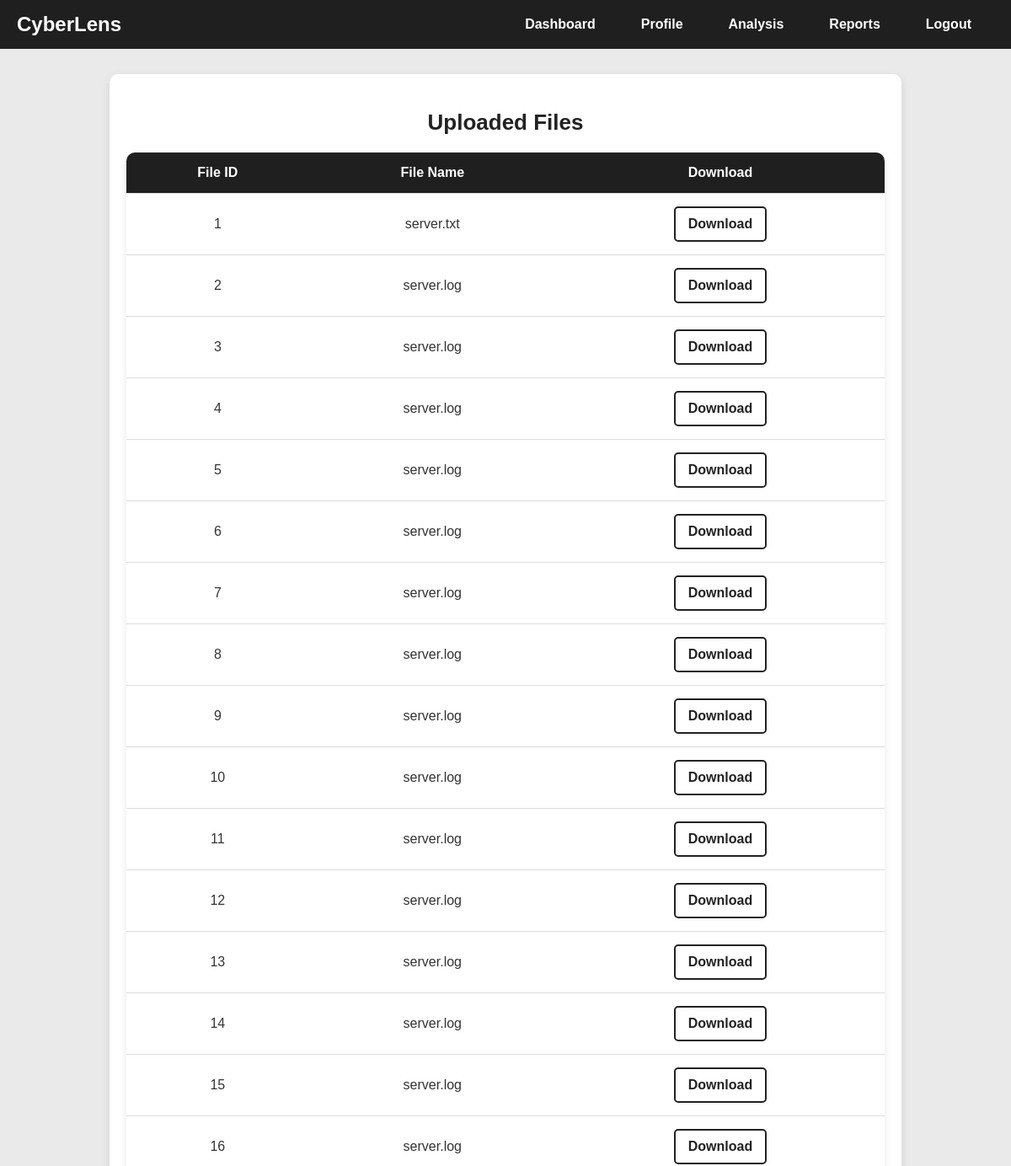
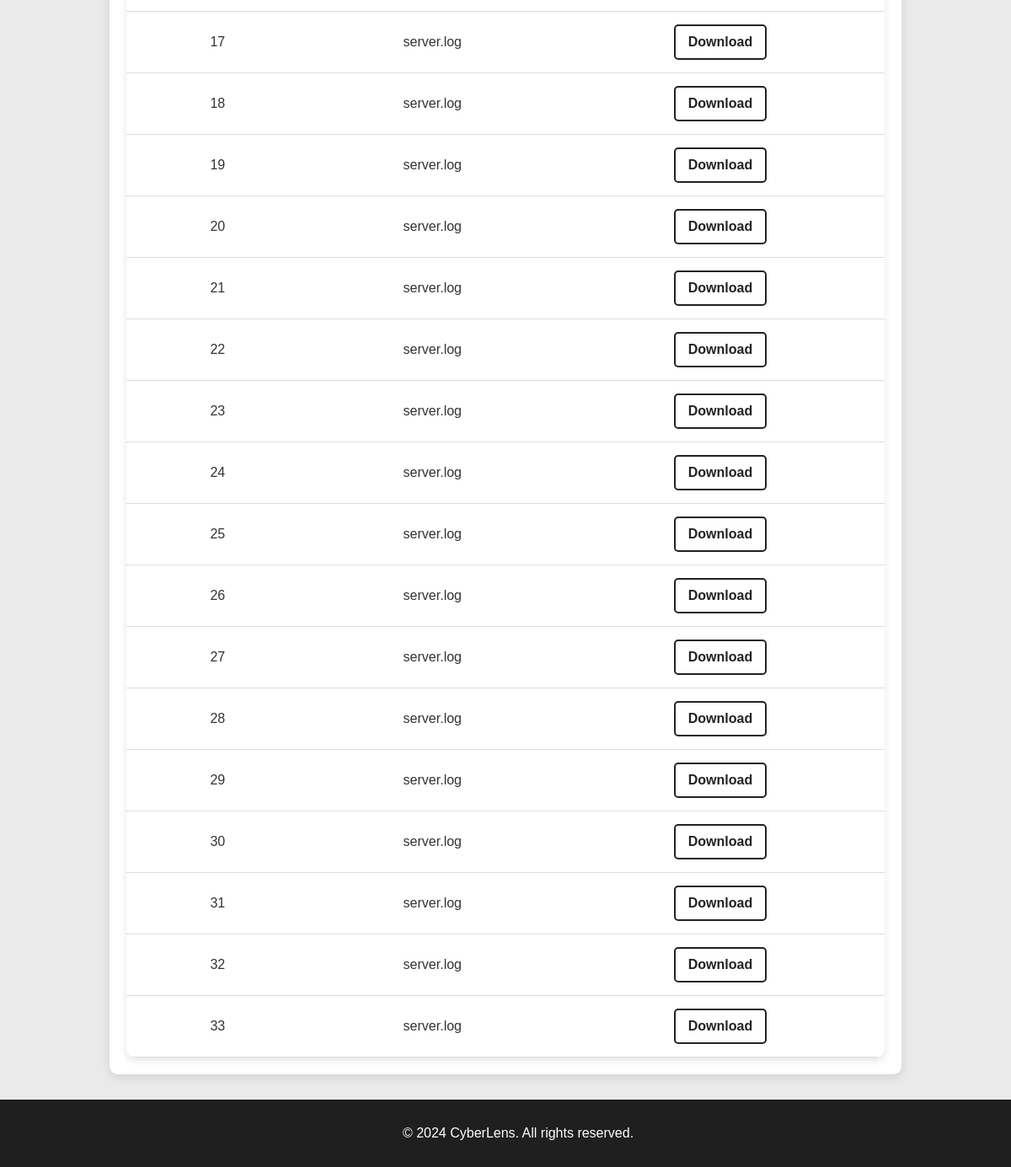
The page /uploads.php (signed in) on the database its author committed (2 pictures, top to bottom).
### tables this page shows
CREATE TABLE `uploaded_files` (
  `id` int(10) NOT NULL,
  `user_id` int(10) DEFAULT NULL,
  `file_path` varchar(255) NOT NULL,
  `upload_time` timestamp NOT NULL DEFAULT current_timestamp()
);

### uploads.php (the view, shortened to what this page needs)
<?php
require 'config.php';
$user_id = $_SESSION['user_id'];
$stmt = $conn->prepare("SELECT id, file_path FROM uploaded_files WHERE user_id = ?");
$stmt->bind_param("i", $user_id);
$stmt->execute();
$files_result = $stmt->get_result();
?>
<!DOCTYPE html>
<html lang="en">
<head>
    <link rel="stylesheet" href="css/dashboard.css">
</head>
<body>
    <header>
        <div class="logo">
            <h1>CyberLens</h1>
        </div>
        <nav>
            <ul>
                <li><a href="dashboard.php">Dashboard</a></li>
                <li><a href="profile.php">Profile</a></li>
                <li><a href="analysis.php">Analysis</a></li>
                <li><a href="reports.php">Reports</a></li>
                <li><a href="logout.php">Logout</a></li>
            </ul>
        </nav>
    </header>
    <main>
        <h2>Uploaded Files</h2>
        <table>
            <thead>
                <tr>
                    <th>File ID</th>
                    <th>File Name</th>
                    <th>Download</th>
                </tr>
            </thead>
            <tbody>
                <?php while ($file = $files_result->fetch_assoc()) { ?>
                    <tr>
                        <td><?php echo $file['id']; ?></td>
                        <td><?php echo basename($file['file_path']); ?></td>
                        <td><a href="<?php echo $file['file_path']; ?>" download>Download</a></td>
                    </tr>
                <?php } ?>
            </tbody>
        </table>
    </main>
    <footer>
        <p>&copy; 2024 CyberLens. All rights reserved.</p>
    </footer>
</body>
</html>

### css/dashboard.css (style rules this page uses)
body { font-family: Arial, sans-serif; margin: 0; padding: 0; background-color: #eaeaea; color: #333; max-width: 100%; }
header { background-color: #1f1f1f; color: white; padding: 15px 20px; display: flex; justify-content: space-between; align-items: center; }
.logo h1 { margin: 0; font-size: 24px; }
nav ul { list-style: none; padding: 0; margin: 0; display: flex; }
nav ul li { margin: 0 15px; }
nav ul li a { text-decoration: none; color: white; font-weight: bold; padding: 8px 12px; transition: color 0.3s; }
main { display: flex; flex-direction: column; align-items: center; justify-content: center; text-align: center; min-height: 70vh; padding: 20px; background: white; border-radius: 10px; box-shadow: 0px 4px 12px rgba(0, 0, 0, 0.1); width: 90%; max-width: 900px; margin: 30px auto; }
h2 { color: #222; font-size: 26px; margin-bottom: 20px; }
table { width: 100%; border-collapse: collapse; background: white; border-radius: 10px; overflow: hidden; box-shadow: 0px 4px 8px rgba(0, 0, 0, 0.1); }
thead { background-color: #1f1f1f; color: white; }
th, td { padding: 15px; text-align: center; border-bottom: 1px solid #ddd; }
a[download] { display: inline-block; padding: 10px 15px; background-color: white; color: #222; border: 2px solid #222; border-radius: 5px; font-weight: bold; text-decoration: none; transition: all 0.3s ease; }
footer { text-align: center; padding: 15px; background-color: #1f1f1f; color: white; margin-top: 30px; width: 100%; }

### rows shown on the page
uploaded_files: id "1", file_path "server.txt"
uploaded_files: id "2", file_path "server.log"
uploaded_files: id "3", file_path "server.log"
uploaded_files: id "4", file_path "server.log"
uploaded_files: id "5", file_path "server.log"
uploaded_files: id "6", file_path "server.log"
uploaded_files: id "7", file_path "server.log"
uploaded_files: id "8", file_path "server.log"
uploaded_files: id "9", file_path "server.log"
uploaded_files: id "10", file_path "server.log"
uploaded_files: id "11", file_path "server.log"
uploaded_files: id "12", file_path "server.log"
uploaded_files: id "13", file_path "server.log"
uploaded_files: id "14", file_path "server.log"
uploaded_files: id "15", file_path "server.log"
uploaded_files: id "16", file_path "server.log"
uploaded_files: id "17", file_path "server.log"
uploaded_files: id "18", file_path "server.log"
uploaded_files: id "19", file_path "server.log"
uploaded_files: id "20", file_path "server.log"
uploaded_files: id "21", file_path "server.log"
uploaded_files: id "22", file_path "server.log"
uploaded_files: id "23", file_path "server.log"
uploaded_files: id "24", file_path "server.log"
uploaded_files: id "25", file_path "server.log"
uploaded_files: id "26", file_path "server.log"
uploaded_files: id "27", file_path "server.log"
uploaded_files: id "28", file_path "server.log"
uploaded_files: id "29", file_path "server.log"
uploaded_files: id "30", file_path "server.log"
uploaded_files: id "31", file_path "server.log"
uploaded_files: id "32", file_path "server.log"
uploaded_files: id "33", file_path "server.log"
